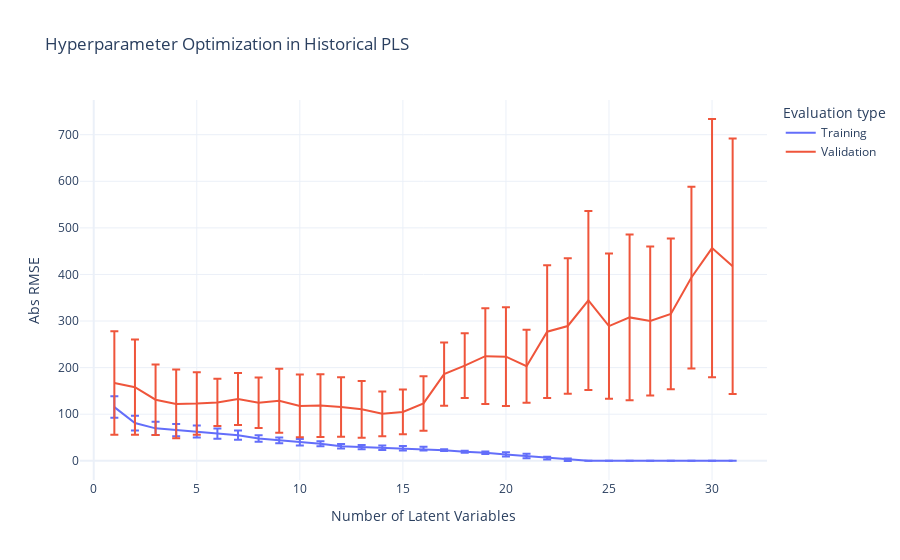

Notebook code cell kept with this figure:
### Code cell
plot_hist_pls_cross_validation(train_eval, valid_eval, range_LV)
